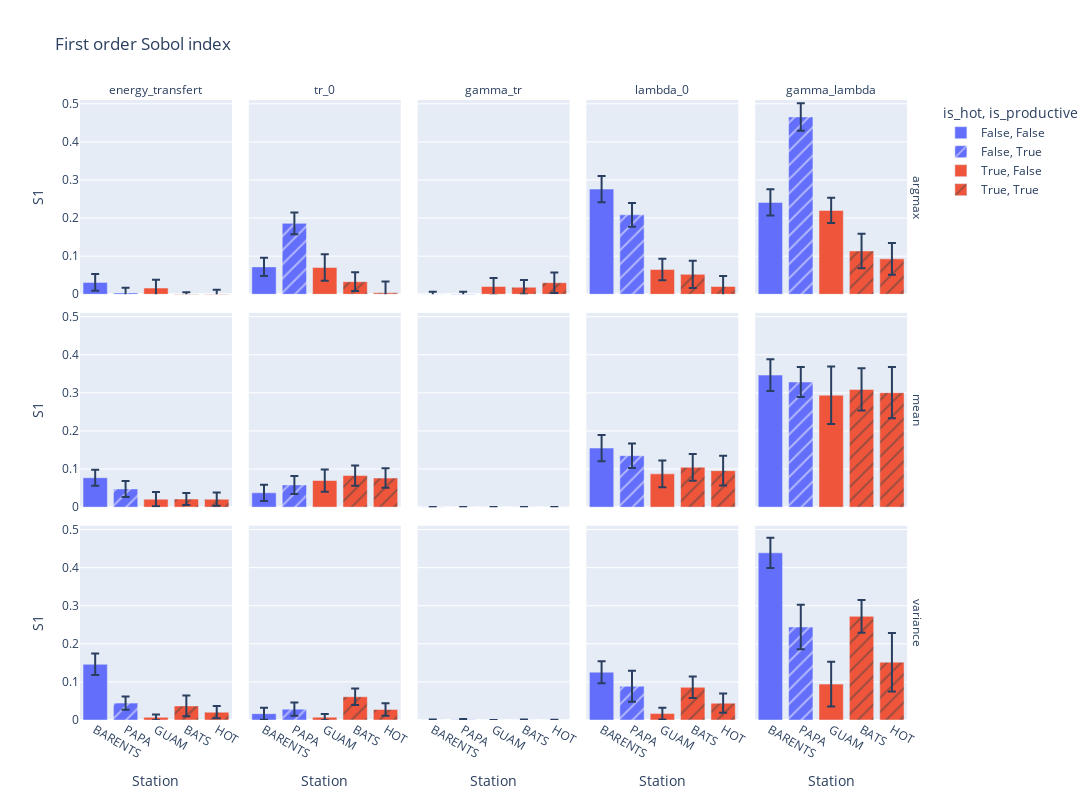

The notebook cell saved with this chart:
### Markdown cell above
### First order Sobol indices

### Code cell
fig = px.bar(
    sobol_first_order,
    x="Station",
    facet_col="Parameter",
    y="S1",
    error_y="S1_conf",
    facet_row="QoI",
    color="is_hot",
    pattern_shape="is_productive",
    title="First order Sobol index",
)

fig.update_layout(width=1200, height=800)

fig.for_each_annotation(lambda a: a.update(text=a.text.split("=")[-1]))
# je veux ajouter des limites pour laxe y
fig.update_yaxes(range=[0, 0.51])

### Figure 1 — Plotly figure (JSON) as saved in the notebook; plotly's stock layout.template omitted (floating-point values rounded to 4 significant figures)
{"data": [{"alignmentgroup": "True", "error_y": {"array": [0.02221]}, "hovertemplate": "is_hot=False<br>is_productive=False<br>QoI=argmax<br>Parameter=energy_transfert<br>Station=%{x}<br>S1=%{y}<extra></extra>", "legendgroup": "False, False", "marker": {"color": "#636efa", "pattern": {"shape": ""}}, "name": "False, False", "offsetgroup": "False, False", "orientation": "v", "showlegend": true, "textposition": "auto", "type": "bar", "x": ["BARENTS"], "xaxis": "x11", "y": [0.03118], "yaxis": "y11"}, {"alignmentgroup": "True", "error_y": {"array": [0.02394]}, "hovertemplate": "is_hot=False<br>is_productive=False<br>QoI=argmax<br>Parameter=tr_0<br>Station=%{x}<br>S1=%{y}<extra></extra>", "legendgroup": "False, False", "marker": {"color": "#636efa", "pattern": {"shape": ""}}, "name": "False, False", "offsetgroup": "False, False", "orientation": "v", "showlegend": false, "textposition": "auto", "type": "bar", "x": ["BARENTS"], "xaxis": "x12", "y": [0.07188], "yaxis": "y12"}, {"alignmentgroup": "True", "error_y": {"array": [0.007241]}, "hovertemplate": "is_hot=False<br>is_productive=False<br>QoI=argmax<br>Parameter=gamma_tr<br>Station=%{x}<br>S1=%{y}<extra></extra>", "legendgroup": "False, False", "marker": {"color": "#636efa", "pattern": {"shape": ""}}, "name": "False, False", "offsetgroup": "False, False", "orientation": "v", "showlegend": false, "textposition": "auto", "type": "bar", "x": ["BARENTS"], "xaxis": "x13", "y": [-0.0004999], "yaxis": "y13"}, {"alignmentgroup": "True", "error_y": {"array": [0.0342]}, "hovertemplate": "is_hot=False<br>is_productive=False<br>QoI=argmax<br>Parameter=lambda_0<br>Station=%{x}<br>S1=%{y}<extra></extra>", "legendgroup": "False, False", "marker": {"color": "#636efa", "pattern": {"shape": ""}}, "name": "False, False", "offsetgroup": "False, False", "orientation": "v", "showlegend": false, "textposition": "auto", "type": "bar", "x": ["BARENTS"], "xaxis": "x14", "y": [0.2761], "yaxis": "y14"}, {"alignmentgroup": "True", "error_y": {"array": [0.03441]}, "hovertemplate": "is_hot=False<br>is_productive=False<br>QoI=argmax<br>Parameter=gamma_lambda<br>Station=%{x}<br>S1=%{y}<extra></extra>", "legendgroup": "False, False", "marker": {"color": "#636efa", "pattern": {"shape": ""}}, "name": "False, False", "offsetgroup": "False, False", "orientation": "v", "showlegend": false, "textposition": "auto", "type": "bar", "x": ["BARENTS"], "xaxis": "x15", "y": [0.2411], "yaxis": "y15"}, {"alignmentgroup": "True", "error_y": {"array": [0.02126]}, "hovertemplate": "is_hot=False<br>is_productive=False<br>QoI=mean<br>Parameter=energy_transfert<br>Station=%{x}<br>S1=%{y}<extra></extra>", "legendgroup": "False, False", "marker": {"color": "#636efa", "pattern": {"shape": ""}}, "name": "False, False", "offsetgroup": "False, False", "orientation": "v", "showlegend": false, "textposition": "auto", "type": "bar", "x": ["BARENTS"], "xaxis": "x6", "y": [0.07712], "yaxis": "y6"}, {"alignmentgroup": "True", "error_y": {"array": [0.0213]}, "hovertemplate": "is_hot=False<br>is_productive=False<br>QoI=mean<br>Parameter=tr_0<br>Station=%{x}<br>S1=%{y}<extra></extra>", "legendgroup": "False, False", "marker": {"color": "#636efa", "pattern": {"shape": ""}}, "name": "False, False", "offsetgroup": "False, False", "orientation": "v", "showlegend": false, "textposition": "auto", "type": "bar", "x": ["BARENTS"], "xaxis": "x7", "y": [0.03765], "yaxis": "y7"}, {"alignmentgroup": "True", "error_y": {"array": [0.0002366]}, "hovertemplate": "is_hot=False<br>is_productive=False<br>QoI=mean<br>Parameter=gamma_tr<br>Station=%{x}<br>S1=%{y}<extra></extra>", "legendgroup": "False, False", "marker": {"color": "#636efa", "pattern": {"shape": ""}}, "name": "False, False", "offsetgroup": "False, False", "orientation": "v", "showlegend": false, "textposition": "auto", "type": "bar", "x": ["BARENTS"], "xaxis": "x8", "y": [8.804e-05], "yaxis": "y8"}, {"alignmentgroup": "True", "error_y": {"array": [0.03458]}, "hovertemplate": "is_hot=False<br>is_productive=False<br>QoI=mean<br>Parameter=lambda_0<br>Station=%{x}<br>S1=%{y}<extra></extra>", "legendgroup": "False, False", "marker": {"color": "#636efa", "pattern": {"shape": ""}}, "name": "False, False", "offsetgroup": "False, False", "orientation": "v", "showlegend": false, "textposition": "auto", "type": "bar", "x": ["BARENTS"], "xaxis": "x9", "y": [0.155], "yaxis": "y9"}, {"alignmentgroup": "True", "error_y": {"array": [0.04149]}, "hovertemplate": "is_hot=False<br>is_productive=False<br>QoI=mean<br>Parameter=gamma_lambda<br>Station=%{x}<br>S1=%{y}<extra></extra>", "legendgroup": "False, False", "marker": {"color": "#636efa", "pattern": {"shape": ""}}, "name": "False, False", "offsetgroup": "False, False", "orientation": "v", "showlegend": false, "textposition": "auto", "type": "bar", "x": ["BARENTS"], "xaxis": "x10", "y": [0.3467], "yaxis": "y10"}, {"alignmentgroup": "True", "error_y": {"array": [0.02824]}, "hovertemplate": "is_hot=False<br>is_productive=False<br>QoI=variance<br>Parameter=energy_transfert<br>Station=%{x}<br>S1=%{y}<extra></extra>", "legendgroup": "False, False", "marker": {"color": "#636efa", "pattern": {"shape": ""}}, "name": "False, False", "offsetgroup": "False, False", "orientation": "v", "showlegend": false, "textposition": "auto", "type": "bar", "x": ["BARENTS"], "xaxis": "x", "y": [0.1461], "yaxis": "y"}, {"alignmentgroup": "True", "error_y": {"array": [0.01587]}, "hovertemplate": "is_hot=False<br>is_productive=False<br>QoI=variance<br>Parameter=tr_0<br>Station=%{x}<br>S1=%{y}<extra></extra>", "legendgroup": "False, False", "marker": {"color": "#636efa", "pattern": {"shape": ""}}, "name": "False, False", "offsetgroup": "False, False", "orientation": "v", "showlegend": false, "textposition": "auto", "type": "bar", "x": ["BARENTS"], "xaxis": "x2", "y": [0.01656], "yaxis": "y2"}, {"alignmentgroup": "True", "error_y": {"array": [0.001547]}, "hovertemplate": "is_hot=False<br>is_productive=False<br>QoI=variance<br>Parameter=gamma_tr<br>Station=%{x}<br>S1=%{y}<extra></extra>", "legendgroup": "False, False", "marker": {"color": "#636efa", "pattern": {"shape": ""}}, "name": "False, False", "offsetgroup": "False, False", "orientation": "v", "showlegend": false, "textposition": "auto", "type": "bar", "x": ["BARENTS"], "xaxis": "x3", "y": [3.809e-05], "yaxis": "y3"}, {"alignmentgroup": "True", "error_y": {"array": [0.02899]}, "hovertemplate": "is_hot=False<br>is_productive=False<br>QoI=variance<br>Parameter=lambda_0<br>Station=%{x}<br>S1=%{y}<extra></extra>", "legendgroup": "False, False", "marker": {"color": "#636efa", "pattern": {"shape": ""}}, "name": "False, False", "offsetgroup": "False, False", "orientation": "v", "showlegend": false, "textposition": "auto", "type": "bar", "x": ["BARENTS"], "xaxis": "x4", "y": [0.1256], "yaxis": "y4"}, {"alignmentgroup": "True", "error_y": {"array": [0.03969]}, "hovertemplate": "is_hot=False<br>is_productive=False<br>QoI=variance<br>Parameter=gamma_lambda<br>Station=%{x}<br>S1=%{y}<extra></extra>", "legendgroup": "False, False", "marker": {"color": "#636efa", "pattern": {"shape": ""}}, "name": "False, False", "offsetgroup": "False, False", "orientation": "v", "showlegend": false, "textposition": "auto", "type": "bar", "x": ["BARENTS"], "xaxis": "x5", "y": [0.4388], "yaxis": "y5"}, {"alignmentgroup": "True", "error_y": {"array": [0.01343]}, "hovertemplate": "is_hot=False<br>is_productive=True<br>QoI=argmax<br>Parameter=energy_transfert<br>Station=%{x}<br>S1=%{y}<extra></extra>", "legendgroup": "False, True", "marker": {"color": "#636efa", "pattern": {"shape": "/"}}, "name": "False, True", "offsetgroup": "False, True", "orientation": "v", "showlegend": true, "textposition": "auto", "type": "bar", "x": ["PAPA"], "xaxis": "x11", "y": [0.003583], "yaxis": "y11"}, {"alignmentgroup": "True", "error_y": {"array": [0.02859]}, "hovertemplate": "is_hot=False<br>is_productive=True<br>QoI=argmax<br>Parameter=tr_0<br>Station=%{x}<br>S1=%{y}<extra></extra>", "legendgroup": "False, True", "marker": {"color": "#636efa", "pattern": {"shape": "/"}}, "name": "False, True", "offsetgroup": "False, True", "orientation": "v", "showlegend": false, "textposition": "auto", "type": "bar", "x": ["PAPA"], "xaxis": "x12", "y": [0.1862], "yaxis": "y12"}, {"alignmentgroup": "True", "error_y": {"array": [0.009557]}, "hovertemplate": "is_hot=False<br>is_productive=True<br>QoI=argmax<br>Parameter=gamma_tr<br>Station=%{x}<br>S1=%{y}<extra></extra>", "legendgroup": "False, True", "marker": {"color": "#636efa", "pattern": {"shape": "/"}}, "name": "False, True", "offsetgroup": "False, True", "orientation": "v", "showlegend": false, "textposition": "auto", "type": "bar", "x": ["PAPA"], "xaxis": "x13", "y": [-0.002644], "yaxis": "y13"}, {"alignmentgroup": "True", "error_y": {"array": [0.03105]}, "hovertemplate": "is_hot=False<br>is_productive=True<br>QoI=argmax<br>Parameter=lambda_0<br>Station=%{x}<br>S1=%{y}<extra></extra>", "legendgroup": "False, True", "marker": {"color": "#636efa", "pattern": {"shape": "/"}}, "name": "False, True", "offsetgroup": "False, True", "orientation": "v", "showlegend": false, "textposition": "auto", "type": "bar", "x": ["PAPA"], "xaxis": "x14", "y": [0.2085], "yaxis": "y14"}, {"alignmentgroup": "True", "error_y": {"array": [0.03608]}, "hovertemplate": "is_hot=False<br>is_productive=True<br>QoI=argmax<br>Parameter=gamma_lambda<br>Station=%{x}<br>S1=%{y}<extra></extra>", "legendgroup": "False, True", "marker": {"color": "#636efa", "pattern": {"shape": "/"}}, "name": "False, True", "offsetgroup": "False, True", "orientation": "v", "showlegend": false, "textposition": "auto", "type": "bar", "x": ["PAPA"], "xaxis": "x15", "y": [0.4655], "yaxis": "y15"}, {"alignmentgroup": "True", "error_y": {"array": [0.02084]}, "hovertemplate": "is_hot=False<br>is_productive=True<br>QoI=mean<br>Parameter=energy_transfert<br>Station=%{x}<br>S1=%{y}<extra></extra>", "legendgroup": "False, True", "marker": {"color": "#636efa", "pattern": {"shape": "/"}}, "name": "False, True", "offsetgroup": "False, True", "orientation": "v", "showlegend": false, "textposition": "auto", "type": "bar", "x": ["PAPA"], "xaxis": "x6", "y": [0.04777], "yaxis": "y6"}, {"alignmentgroup": "True", "error_y": {"array": [0.02354]}, "hovertemplate": "is_hot=False<br>is_productive=True<br>QoI=mean<br>Parameter=tr_0<br>Station=%{x}<br>S1=%{y}<extra></extra>", "legendgroup": "False, True", "marker": {"color": "#636efa", "pattern": {"shape": "/"}}, "name": "False, True", "offsetgroup": "False, True", "orientation": "v", "showlegend": false, "textposition": "auto", "type": "bar", "x": ["PAPA"], "xaxis": "x7", "y": [0.05831], "yaxis": "y7"}, {"alignmentgroup": "True", "error_y": {"array": [0.0002141]}, "hovertemplate": "is_hot=False<br>is_productive=True<br>QoI=mean<br>Parameter=gamma_tr<br>Station=%{x}<br>S1=%{y}<extra></extra>", "legendgroup": "False, True", "marker": {"color": "#636efa", "pattern": {"shape": "/"}}, "name": "False, True", "offsetgroup": "False, True", "orientation": "v", "showlegend": false, "textposition": "auto", "type": "bar", "x": ["PAPA"], "xaxis": "x8", "y": [2.813e-05], "yaxis": "y8"}, {"alignmentgroup": "True", "error_y": {"array": [0.03201]}, "hovertemplate": "is_hot=False<br>is_productive=True<br>QoI=mean<br>Parameter=lambda_0<br>Station=%{x}<br>S1=%{y}<extra></extra>", "legendgroup": "False, True", "marker": {"color": "#636efa", "pattern": {"shape": "/"}}, "name": "False, True", "offsetgroup": "False, True", "orientation": "v", "showlegend": false, "textposition": "auto", "type": "bar", "x": ["PAPA"], "xaxis": "x9", "y": [0.135], "yaxis": "y9"}, {"alignmentgroup": "True", "error_y": {"array": [0.03935]}, "hovertemplate": "is_hot=False<br>is_productive=True<br>QoI=mean<br>Parameter=gamma_lambda<br>Station=%{x}<br>S1=%{y}<extra></extra>", "legendgroup": "False, True", "marker": {"color": "#636efa", "pattern": {"shape": "/"}}, "name": "False, True", "offsetgroup": "False, True", "orientation": "v", "showlegend": false, "textposition": "auto", "type": "bar", "x": ["PAPA"], "xaxis": "x10", "y": [0.3283], "yaxis": "y10"}, {"alignmentgroup": "True", "error_y": {"array": [0.01751]}, "hovertemplate": "is_hot=False<br>is_productive=True<br>QoI=variance<br>Parameter=energy_transfert<br>Station=%{x}<br>S1=%{y}<extra></extra>", "legendgroup": "False, True", "marker": {"color": "#636efa", "pattern": {"shape": "/"}}, "name": "False, True", "offsetgroup": "False, True", "orientation": "v", "showlegend": false, "textposition": "auto", "type": "bar", "x": ["PAPA"], "xaxis": "x", "y": [0.04437], "yaxis": "y"}, {"alignmentgroup": "True", "error_y": {"array": [0.01725]}, "hovertemplate": "is_hot=False<br>is_productive=True<br>QoI=variance<br>Parameter=tr_0<br>Station=%{x}<br>S1=%{y}<extra></extra>", "legendgroup": "False, True", "marker": {"color": "#636efa", "pattern": {"shape": "/"}}, "name": "False, True", "offsetgroup": "False, True", "orientation": "v", "showlegend": false, "textposition": "auto", "type": "bar", "x": ["PAPA"], "xaxis": "x2", "y": [0.02853], "yaxis": "y2"}, {"alignmentgroup": "True", "error_y": {"array": [0.002336]}, "hovertemplate": "is_hot=False<br>is_productive=True<br>QoI=variance<br>Parameter=gamma_tr<br>Station=%{x}<br>S1=%{y}<extra></extra>", "legendgroup": "False, True", "marker": {"color": "#636efa", "pattern": {"shape": "/"}}, "name": "False, True", "offsetgroup": "False, True", "orientation": "v", "showlegend": false, "textposition": "auto", "type": "bar", "x": ["PAPA"], "xaxis": "x3", "y": [0.0005079], "yaxis": "y3"}, {"alignmentgroup": "True", "error_y": {"array": [0.04093]}, "hovertemplate": "is_hot=False<br>is_productive=True<br>QoI=variance<br>Parameter=lambda_0<br>Station=%{x}<br>S1=%{y}<extra></extra>", "legendgroup": "False, True", "marker": {"color": "#636efa", "pattern": {"shape": "/"}}, "name": "False, True", "offsetgroup": "False, True", "orientation": "v", "showlegend": false, "textposition": "auto", "type": "bar", "x": ["PAPA"], "xaxis": "x4", "y": [0.08859], "yaxis": "y4"}, {"alignmentgroup": "True", "error_y": {"array": [0.05819]}, "hovertemplate": "is_hot=False<br>is_productive=True<br>QoI=variance<br>Parameter=gamma_lambda<br>Station=%{x}<br>S1=%{y}<extra></extra>", "legendgroup": "False, True", "marker": {"color": "#636efa", "pattern": {"shape": "/"}}, "name": "False, True", "offsetgroup": "False, True", "orientation": "v", "showlegend": false, "textposition": "auto", "type": "bar", "x": ["PAPA"], "xaxis": "x5", "y": [0.2441], "yaxis": "y5"}, {"alignmentgroup": "True", "error_y": {"array": [0.02176]}, "hovertemplate": "is_hot=True<br>is_productive=False<br>QoI=argmax<br>Parameter=energy_transfert<br>Station=%{x}<br>S1=%{y}<extra></extra>", "legendgroup": "True, False", "marker": {"color": "#EF553B", "pattern": {"shape": ""}}, "name": "True, False", "offsetgroup": "True, False", "orientation": "v", "showlegend": true, "textposition": "auto", "type": "bar", "x": ["GUAM"], "xaxis": "x11", "y": [0.01636], "yaxis": "y11"}, {"alignmentgroup": "True", "error_y": {"array": [0.03491]}, "hovertemplate": "is_hot=True<br>is_productive=False<br>QoI=argmax<br>Parameter=tr_0<br>Station=%{x}<br>S1=%{y}<extra></extra>", "legendgroup": "True, False", "marker": {"color": "#EF553B", "pattern": {"shape": ""}}, "name": "True, False", "offsetgroup": "True, False", "orientation": "v", "showlegend": false, "textposition": "auto", "type": "bar", "x": ["GUAM"], "xaxis": "x12", "y": [0.07021], "yaxis": "y12"}, {"alignmentgroup": "True", "error_y": {"array": [0.02234]}, "hovertemplate": "is_hot=True<br>is_productive=False<br>QoI=argmax<br>Parameter=gamma_tr<br>Station=%{x}<br>S1=%{y}<extra></extra>", "legendgroup": "True, False", "marker": {"color": "#EF553B", "pattern": {"shape": ""}}, "name": "True, False", "offsetgroup": "True, False", "orientation": "v", "showlegend": false, "textposition": "auto", "type": "bar", "x": ["GUAM"], "xaxis": "x13", "y": [0.02034], "yaxis": "y13"}, {"alignmentgroup": "True", "error_y": {"array": [0.02795]}, "hovertemplate": "is_hot=True<br>is_productive=False<br>QoI=argmax<br>Parameter=lambda_0<br>Station=%{x}<br>S1=%{y}<extra></extra>", "legendgroup": "True, False", "marker": {"color": "#EF553B", "pattern": {"shape": ""}}, "name": "True, False", "offsetgroup": "True, False", "orientation": "v", "showlegend": false, "textposition": "auto", "type": "bar", "x": ["GUAM"], "xaxis": "x14", "y": [0.06499], "yaxis": "y14"}, {"alignmentgroup": "True", "error_y": {"array": [0.03322]}, "hovertemplate": "is_hot=True<br>is_productive=False<br>QoI=argmax<br>Parameter=gamma_lambda<br>Station=%{x}<br>S1=%{y}<extra></extra>", "legendgroup": "True, False", "marker": {"color": "#EF553B", "pattern": {"shape": ""}}, "name": "True, False", "offsetgroup": "True, False", "orientation": "v", "showlegend": false, "textposition": "auto", "type": "bar", "x": ["GUAM"], "xaxis": "x15", "y": [0.2201], "yaxis": "y15"}, {"alignmentgroup": "True", "error_y": {"array": [0.01884]}, "hovertemplate": "is_hot=True<br>is_productive=False<br>QoI=mean<br>Parameter=energy_transfert<br>Station=%{x}<br>S1=%{y}<extra></extra>", "legendgroup": "True, False", "marker": {"color": "#EF553B", "pattern": {"shape": ""}}, "name": "True, False", "offsetgroup": "True, False", "orientation": "v", "showlegend": false, "textposition": "auto", "type": "bar", "x": ["GUAM"], "xaxis": "x6", "y": [0.02088], "yaxis": "y6"}, {"alignmentgroup": "True", "error_y": {"array": [0.02916]}, "hovertemplate": "is_hot=True<br>is_productive=False<br>QoI=mean<br>Parameter=tr_0<br>Station=%{x}<br>S1=%{y}<extra></extra>", "legendgroup": "True, False", "marker": {"color": "#EF553B", "pattern": {"shape": ""}}, "name": "True, False", "offsetgroup": "True, False", "orientation": "v", "showlegend": false, "textposition": "auto", "type": "bar", "x": ["GUAM"], "xaxis": "x7", "y": [0.06986], "yaxis": "y7"}, {"alignmentgroup": "True", "error_y": {"array": [4.897e-05]}, "hovertemplate": "is_hot=True<br>is_productive=False<br>QoI=mean<br>Parameter=gamma_tr<br>Station=%{x}<br>S1=%{y}<extra></extra>", "legendgroup": "True, False", "marker": {"color": "#EF553B", "pattern": {"shape": ""}}, "name": "True, False", "offsetgroup": "True, False", "orientation": "v", "showlegend": false, "textposition": "auto", "type": "bar", "x": ["GUAM"], "xaxis": "x8", "y": [3.95e-06], "yaxis": "y8"}, {"alignmentgroup": "True", "error_y": {"array": [0.03491]}, "hovertemplate": "is_hot=True<br>is_productive=False<br>QoI=mean<br>Parameter=lambda_0<br>Station=%{x}<br>S1=%{y}<extra></extra>", "legendgroup": "True, False", "marker": {"color": "#EF553B", "pattern": {"shape": ""}}, "name": "True, False", "offsetgroup": "True, False", "orientation": "v", "showlegend": false, "textposition": "auto", "type": "bar", "x": ["GUAM"], "xaxis": "x9", "y": [0.08734], "yaxis": "y9"}, {"alignmentgroup": "True", "error_y": {"array": [0.07547]}, "hovertemplate": "is_hot=True<br>is_productive=False<br>QoI=mean<br>Parameter=gamma_lambda<br>Station=%{x}<br>S1=%{y}<extra></extra>", "legendgroup": "True, False", "marker": {"color": "#EF553B", "pattern": {"shape": ""}}, "name": "True, False", "offsetgroup": "True, False", "orientation": "v", "showlegend": false, "textposition": "auto", "type": "bar", "x": ["GUAM"], "xaxis": "x10", "y": [0.2939], "yaxis": "y10"}, {"alignmentgroup": "True", "error_y": {"array": [0.007533]}, "hovertemplate": "is_hot=True<br>is_productive=False<br>QoI=variance<br>Parameter=energy_transfert<br>Station=%{x}<br>S1=%{y}<extra></extra>", "legendgroup": "True, False", "marker": {"color": "#EF553B", "pattern": {"shape": ""}}, "name": "True, False", "offsetgroup": "True, False", "orientation": "v", "showlegend": false, "textposition": "auto", "type": "bar", "x": ["GUAM"], "xaxis": "x", "y": [0.006887], "yaxis": "y"}, {"alignmentgroup": "True", "error_y": {"array": [0.008301]}, "hovertemplate": "is_hot=True<br>is_productive=False<br>QoI=variance<br>Parameter=tr_0<br>Station=%{x}<br>S1=%{y}<extra></extra>", "legendgroup": "True, False", "marker": {"color": "#EF553B", "pattern": {"shape": ""}}, "name": "True, False", "offsetgroup": "True, False", "orientation": "v", "showlegend": false, "textposition": "auto", "type": "bar", "x": ["GUAM"], "xaxis": "x2", "y": [0.007486], "yaxis": "y2"}, {"alignmentgroup": "True", "error_y": {"array": [0.0001869]}, "hovertemplate": "is_hot=True<br>is_productive=False<br>QoI=variance<br>Parameter=gamma_tr<br>Station=%{x}<br>S1=%{y}<extra></extra>", "legendgroup": "True, False", "marker": {"color": "#EF553B", "pattern": {"shape": ""}}, "name": "True, False", "offsetgroup": "True, False", "orientation": "v", "showlegend": false, "textposition": "auto", "type": "bar", "x": ["GUAM"], "xaxis": "x3", "y": [-8.768e-05], "yaxis": "y3"}, {"alignmentgroup": "True", "error_y": {"array": [0.01538]}, "hovertemplate": "is_hot=True<br>is_productive=False<br>QoI=variance<br>Parameter=lambda_0<br>Station=%{x}<br>S1=%{y}<extra></extra>", "legendgroup": "True, False", "marker": {"color": "#EF553B", "pattern": {"shape": ""}}, "name": "True, False", "offsetgroup": "True, False", "orientation": "v", "showlegend": false, "textposition": "auto", "type": "bar", "x": ["GUAM"], "xaxis": "x4", "y": [0.0168], "yaxis": "y4"}, {"alignmentgroup": "True", "error_y": {"array": [0.05888]}, "hovertemplate": "is_hot=True<br>is_productive=False<br>QoI=variance<br>Parameter=gamma_lambda<br>Station=%{x}<br>S1=%{y}<extra></extra>", "legendgroup": "True, False", "marker": {"color": "#EF553B", "pattern": {"shape": ""}}, "name": "True, False", "offsetgroup": "True, False", "orientation": "v", "showlegend": false, "textposition": "auto", "type": "bar", "x": ["GUAM"], "xaxis": "x5", "y": [0.09422], "yaxis": "y5"}, {"alignmentgroup": "True", "error_y": {"array": [0.02089, 0.01798]}, "hovertemplate": "is_hot=True<br>is_productive=True<br>QoI=argmax<br>Parameter=energy_transfert<br>Station=%{x}<br>S1=%{y}<extra></extra>", "legendgroup": "True, True", "marker": {"color": "#EF553B", "pattern": {"shape": "/"}}, "name": "True, True", "offsetgroup": "True, True", "orientation": "v", "showlegend": true, "textposition": "auto", "type": "bar", "x": ["BATS", "HOT"], "xaxis": "x11", "y": [-0.01541, -0.005805], "yaxis": "y11"}, {"alignmentgroup": "True", "error_y": {"array": [0.02446, 0.02985]}, "hovertemplate": "is_hot=True<br>is_productive=True<br>QoI=argmax<br>Parameter=tr_0<br>Station=%{x}<br>S1=%{y}<extra></extra>", "legendgroup": "True, True", "marker": {"color": "#EF553B", "pattern": {"shape": "/"}}, "name": "True, True", "offsetgroup": "True, True", "orientation": "v", "showlegend": false, "textposition": "auto", "type": "bar", "x": ["BATS", "HOT"], "xaxis": "x12", "y": [0.03303, 0.003674], "yaxis": "y12"}, {"alignmentgroup": "True", "error_y": {"array": [0.01923, 0.0268]}, "hovertemplate": "is_hot=True<br>is_productive=True<br>QoI=argmax<br>Parameter=gamma_tr<br>Station=%{x}<br>S1=%{y}<extra></extra>", "legendgroup": "True, True", "marker": {"color": "#EF553B", "pattern": {"shape": "/"}}, "name": "True, True", "offsetgroup": "True, True", "orientation": "v", "showlegend": false, "textposition": "auto", "type": "bar", "x": ["BATS", "HOT"], "xaxis": "x13", "y": [0.01842, 0.03042], "yaxis": "y13"}, {"alignmentgroup": "True", "error_y": {"array": [0.03553, 0.02773]}, "hovertemplate": "is_hot=True<br>is_productive=True<br>QoI=argmax<br>Parameter=lambda_0<br>Station=%{x}<br>S1=%{y}<extra></extra>", "legendgroup": "True, True", "marker": {"color": "#EF553B", "pattern": {"shape": "/"}}, "name": "True, True", "offsetgroup": "True, True", "orientation": "v", "showlegend": false, "textposition": "auto", "type": "bar", "x": ["BATS", "HOT"], "xaxis": "x14", "y": [0.05229, 0.02051], "yaxis": "y14"}, {"alignmentgroup": "True", "error_y": {"array": [0.04511, 0.04155]}, "hovertemplate": "is_hot=True<br>is_productive=True<br>QoI=argmax<br>Parameter=gamma_lambda<br>Station=%{x}<br>S1=%{y}<extra></extra>", "legendgroup": "True, True", "marker": {"color": "#EF553B", "pattern": {"shape": "/"}}, "name": "True, True", "offsetgroup": "True, True", "orientation": "v", "showlegend": false, "textposition": "auto", "type": "bar", "x": ["BATS", "HOT"], "xaxis": "x15", "y": [0.1137, 0.09296], "yaxis": "y15"}, {"alignmentgroup": "True", "error_y": {"array": [0.01592, 0.01731]}, "hovertemplate": "is_hot=True<br>is_productive=True<br>QoI=mean<br>Parameter=energy_transfert<br>Station=%{x}<br>S1=%{y}<extra></extra>", "legendgroup": "True, True", "marker": {"color": "#EF553B", "pattern": {"shape": "/"}}, "name": "True, True", "offsetgroup": "True, True", "orientation": "v", "showlegend": false, "textposition": "auto", "type": "bar", "x": ["BATS", "HOT"], "xaxis": "x6", "y": [0.02125, 0.02081], "yaxis": "y6"}, {"alignmentgroup": "True", "error_y": {"array": [0.02653, 0.02567]}, "hovertemplate": "is_hot=True<br>is_productive=True<br>QoI=mean<br>Parameter=tr_0<br>Station=%{x}<br>S1=%{y}<extra></extra>", "legendgroup": "True, True", "marker": {"color": "#EF553B", "pattern": {"shape": "/"}}, "name": "True, True", "offsetgroup": "True, True", "orientation": "v", "showlegend": false, "textposition": "auto", "type": "bar", "x": ["BATS", "HOT"], "xaxis": "x7", "y": [0.08295, 0.07634], "yaxis": "y7"}, {"alignmentgroup": "True", "error_y": {"array": [0.000124, 5.869e-05]}, "hovertemplate": "is_hot=True<br>is_productive=True<br>QoI=mean<br>Parameter=gamma_tr<br>Station=%{x}<br>S1=%{y}<extra></extra>", "legendgroup": "True, True", "marker": {"color": "#EF553B", "pattern": {"shape": "/"}}, "name": "True, True", "offsetgroup": "True, True", "orientation": "v", "showlegend": false, "textposition": "auto", "type": "bar", "x": ["BATS", "HOT"], "xaxis": "x8", "y": [-1.299e-05, 4.159e-06], "yaxis": "y8"}, {"alignmentgroup": "True", "error_y": {"array": [0.03519, 0.03892]}, "hovertemplate": "is_hot=True<br>is_productive=True<br>QoI=mean<br>Parameter=lambda_0<br>Station=%{x}<br>S1=%{y}<extra></extra>", "legendgroup": "True, True", "marker": {"color": "#EF553B", "pattern": {"shape": "/"}}, "name": "True, True", "offsetgroup": "True, True", "orientation": "v", "showlegend": false, "textposition": "auto", "type": "bar", "x": ["BATS", "HOT"], "xaxis": "x9", "y": [0.1046, 0.09579], "yaxis": "y9"}, {"alignmentgroup": "True", "error_y": {"array": [0.05544, 0.06728]}, "hovertemplate": "is_hot=True<br>is_productive=True<br>QoI=mean<br>Parameter=gamma_lambda<br>Station=%{x}<br>S1=%{y}<extra></extra>", "legendgroup": "True, True", "marker": {"color": "#EF553B", "pattern": {"shape": "/"}}, "name": "True, True", "offsetgroup": "True, True", "orientation": "v", "showlegend": false, "textposition": "auto", "type": "bar", "x": ["BATS", "HOT"], "xaxis": "x10", "y": [0.309, 0.3004], "yaxis": "y10"}, {"alignmentgroup": "True", "error_y": {"array": [0.02746, 0.01605]}, "hovertemplate": "is_hot=True<br>is_productive=True<br>QoI=variance<br>Parameter=energy_transfert<br>Station=%{x}<br>S1=%{y}<extra></extra>", "legendgroup": "True, True", "marker": {"color": "#EF553B", "pattern": {"shape": "/"}}, "name": "True, True", "offsetgroup": "True, True", "orientation": "v", "showlegend": false, "textposition": "auto", "type": "bar", "x": ["BATS", "HOT"], "xaxis": "x", "y": [0.03698, 0.02047], "yaxis": "y"}, {"alignmentgroup": "True", "error_y": {"array": [0.02155, 0.01653]}, "hovertemplate": "is_hot=True<br>is_productive=True<br>QoI=variance<br>Parameter=tr_0<br>Station=%{x}<br>S1=%{y}<extra></extra>", "legendgroup": "True, True", "marker": {"color": "#EF553B", "pattern": {"shape": "/"}}, "name": "True, True", "offsetgroup": "True, True", "orientation": "v", "showlegend": false, "textposition": "auto", "type": "bar", "x": ["BATS", "HOT"], "xaxis": "x2", "y": [0.06106, 0.02761], "yaxis": "y2"}, {"alignmentgroup": "True", "error_y": {"array": [0.001219, 0.0008598]}, "hovertemplate": "is_hot=True<br>is_productive=True<br>QoI=variance<br>Parameter=gamma_tr<br>Station=%{x}<br>S1=%{y}<extra></extra>", "legendgroup": "True, True", "marker": {"color": "#EF553B", "pattern": {"shape": "/"}}, "name": "True, True", "offsetgroup": "True, True", "orientation": "v", "showlegend": false, "textposition": "auto", "type": "bar", "x": ["BATS", "HOT"], "xaxis": "x3", "y": [-9.416e-05, -0.0002165], "yaxis": "y3"}, {"alignmentgroup": "True", "error_y": {"array": [0.02824, 0.02521]}, "hovertemplate": "is_hot=True<br>is_productive=True<br>QoI=variance<br>Parameter=lambda_0<br>Station=%{x}<br>S1=%{y}<extra></extra>", "legendgroup": "True, True", "marker": {"color": "#EF553B", "pattern": {"shape": "/"}}, "name": "True, True", "offsetgroup": "True, True", "orientation": "v", "showlegend": false, "textposition": "auto", "type": "bar", "x": ["BATS", "HOT"], "xaxis": "x4", "y": [0.08583, 0.04414], "yaxis": "y4"}, {"alignmentgroup": "True", "error_y": {"array": [0.04282, 0.07672]}, "hovertemplate": "is_hot=True<br>is_productive=True<br>QoI=variance<br>Parameter=gamma_lambda<br>Station=%{x}<br>S1=%{y}<extra></extra>", "legendgroup": "True, True", "marker": {"color": "#EF553B", "pattern": {"shape": "/"}}, "name": "True, True", "offsetgroup": "True, True", "orientation": "v", "showlegend": false, "textposition": "auto", "type": "bar", "x": ["BATS", "HOT"], "xaxis": "x5", "y": [0.2722, 0.1518], "yaxis": "y5"}], "layout": {"annotations": [{"font": {}, "showarrow": false, "text": "energy_transfert", "x": 0.09, "xanchor": "center", "xref": "paper", "y": 1.0, "yanchor": "bottom", "yref": "paper"}, {"font": {}, "showarrow": false, "text": "tr_0", "x": 0.29, "xanchor": "center", "xref": "paper", "y": 1.0, "yanchor": "bottom", "yref": "paper"}, {"font": {}, "showarrow": false, "text": "gamma_tr", "x": 0.49, "xanchor": "center", "xref": "paper", "y": 1.0, "yanchor": "bottom", "yref": "paper"}, {"font": {}, "showarrow": false, "text": "lambda_0", "x": 0.69, "xanchor": "center", "xref": "paper", "y": 1.0, "yanchor": "bottom", "yref": "paper"}, {"font": {}, "showarrow": false, "text": "gamma_lambda", "x": 0.89, "xanchor": "center", "xref": "paper", "y": 1.0, "yanchor": "bottom", "yref": "paper"}, {"font": {}, "showarrow": false, "text": "variance", "textangle": 90, "x": 0.98, "xanchor": "left", "xref": "paper", "y": 0.1567, "yanchor": "middle", "yref": "paper"}, {"font": {}, "showarrow": false, "text": "mean", "textangle": 90, "x": 0.98, "xanchor": "left", "xref": "paper", "y": 0.5, "yanchor": "middle", "yref": "paper"}, {"font": {}, "showarrow": false, "text": "argmax", "textangle": 90, "x": 0.98, "xanchor": "left", "xref": "paper", "y": 0.8433, "yanchor": "middle", "yref": "paper"}], "barmode": "relative", "height": 800, "legend": {"title": {"text": "is_hot, is_productive"}, "tracegroupgap": 0}, "title": {"text": "First order Sobol index"}, "width": 1200, "xaxis": {"anchor": "y", "domain": [0, 0.18], "title": {"text": "Station"}}, "xaxis10": {"anchor": "y10", "domain": [0.8, 0.98], "matches": "x", "showticklabels": false}, "xaxis11": {"anchor": "y11", "domain": [0, 0.18], "matches": "x", "showticklabels": false}, "xaxis12": {"anchor": "y12", "domain": [0.2, 0.38], "matches": "x", "showticklabels": false}, "xaxis13": {"anchor": "y13", "domain": [0.4, 0.58], "matches": "x", "showticklabels": false}, "xaxis14": {"anchor": "y14", "domain": [0.6, 0.78], "matches": "x", "showticklabels": false}, "xaxis15": {"anchor": "y15", "domain": [0.8, 0.98], "matches": "x", "showticklabels": false}, "xaxis2": {"anchor": "y2", "domain": [0.2, 0.38], "matches": "x", "title": {"text": "Station"}}, "xaxis3": {"anchor": "y3", "domain": [0.4, 0.58], "matches": "x", "title": {"text": "Station"}}, "xaxis4": {"anchor": "y4", "domain": [0.6, 0.78], "matches": "x", "title": {"text": "Station"}}, "xaxis5": {"anchor": "y5", "domain": [0.8, 0.98], "matches": "x", "title": {"text": "Station"}}, "xaxis6": {"anchor": "y6", "domain": [0, 0.18], "matches": "x", "showticklabels": false}, "xaxis7": {"anchor": "y7", "domain": [0.2, 0.38], "matches": "x", "showticklabels": false}, "xaxis8": {"anchor": "y8", "domain": [0.4, 0.58], "matches": "x", "showticklabels": false}, "xaxis9": {"anchor": "y9", "domain": [0.6, 0.78], "matches": "x", "showticklabels": false}, "yaxis": {"anchor": "x", "domain": [0, 0.3133], "range": [0, 0.51], "title": {"text": "S1"}}, "yaxis10": {"anchor": "x10", "domain": [0.3433, 0.6567], "matches": "y", "range": [0, 0.51], "showticklabels": false}, "yaxis11": {"anchor": "x11", "domain": [0.6867, 1.0], "matches": "y", "range": [0, 0.51], "title": {"text": "S1"}}, "yaxis12": {"anchor": "x12", "domain": [0.6867, 1.0], "matches": "y", "range": [0, 0.51], "showticklabels": false}, "yaxis13": {"anchor": "x13", "domain": [0.6867, 1.0], "matches": "y", "range": [0, 0.51], "showticklabels": false}, "yaxis14": {"anchor": "x14", "domain": [0.6867, 1.0], "matches": "y", "range": [0, 0.51], "showticklabels": false}, "yaxis15": {"anchor": "x15", "domain": [0.6867, 1.0], "matches": "y", "range": [0, 0.51], "showticklabels": false}, "yaxis2": {"anchor": "x2", "domain": [0, 0.3133], "matches": "y", "range": [0, 0.51], "showticklabels": false}, "yaxis3": {"anchor": "x3", "domain": [0, 0.3133], "matches": "y", "range": [0, 0.51], "showticklabels": false}, "yaxis4": {"anchor": "x4", "domain": [0, 0.3133], "matches": "y", "range": [0, 0.51], "showticklabels": false}, "yaxis5": {"anchor": "x5", "domain": [0, 0.3133], "matches": "y", "range": [0, 0.51], "showticklabels": false}, "yaxis6": {"anchor": "x6", "domain": [0.3433, 0.6567], "matches": "y", "range": [0, 0.51], "title": {"text": "S1"}}, "yaxis7": {"anchor": "x7", "domain": [0.3433, 0.6567], "matches": "y", "range": [0, 0.51], "showticklabels": false}, "yaxis8": {"anchor": "x8", "domain": [0.3433, 0.6567], "matches": "y", "range": [0, 0.51], "showticklabels": false}, "yaxis9": {"anchor": "x9", "domain": [0.3433, 0.6567], "matches": "y", "range": [0, 0.51], "showticklabels": false}}}
